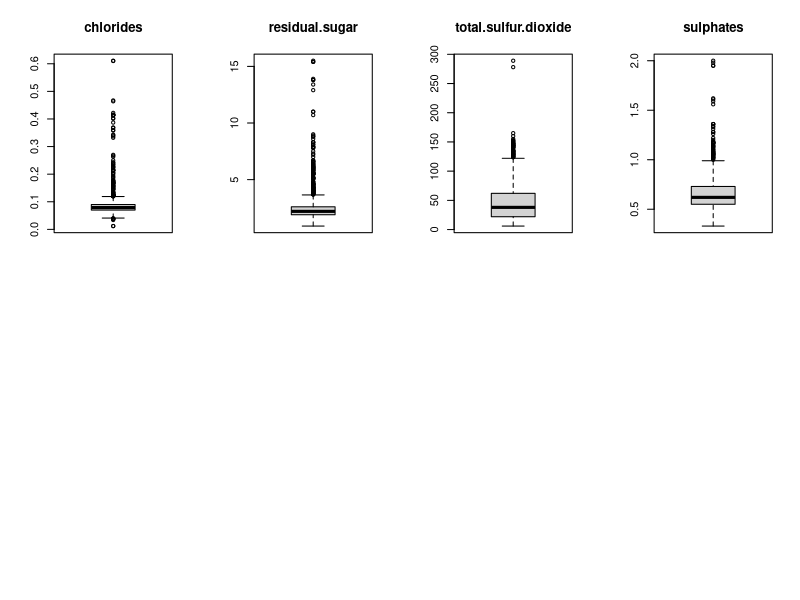
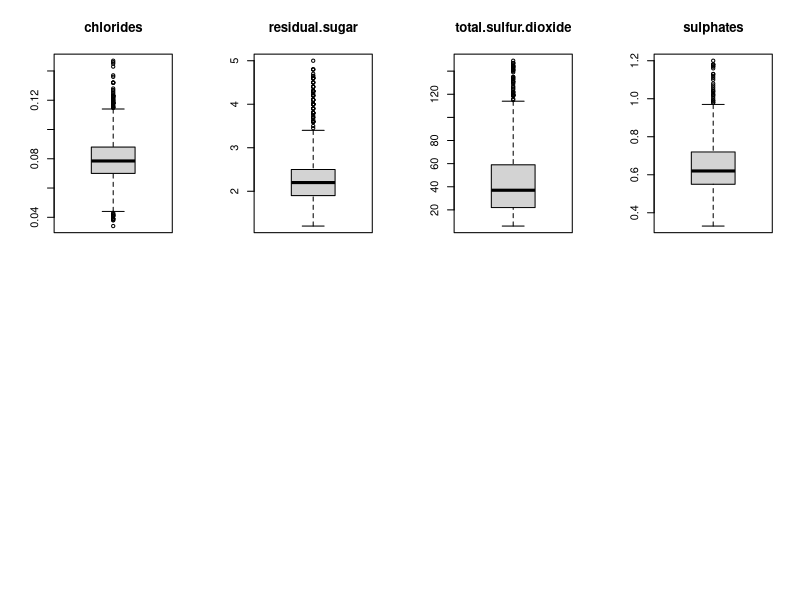
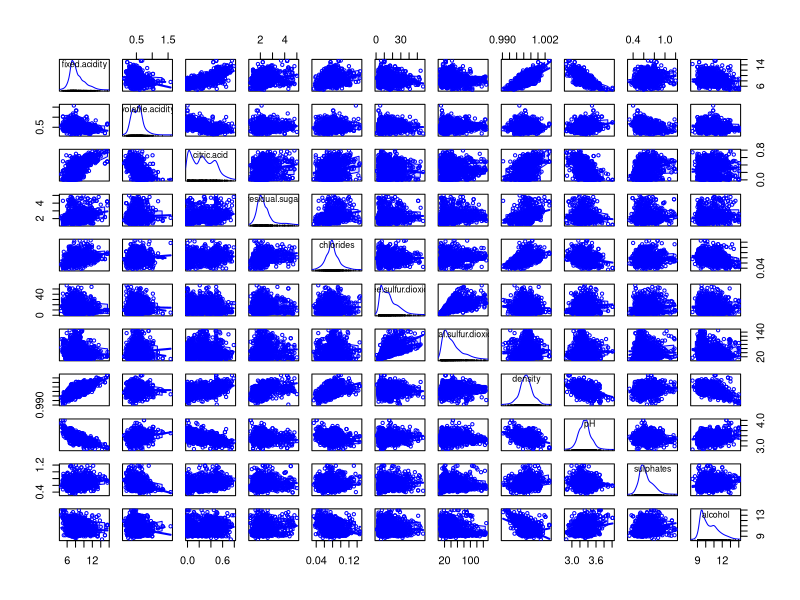
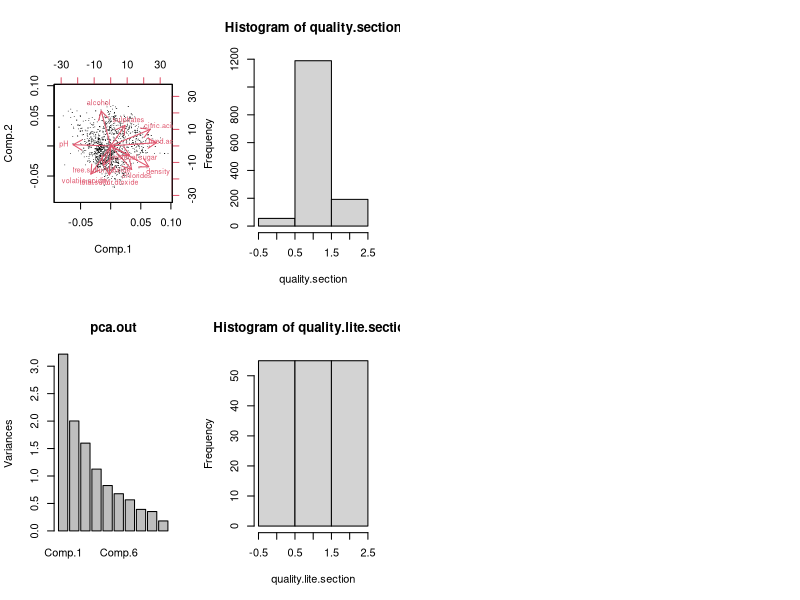

These charts were generated, in order, by the following R code:
## ---- chunk 1
X <- read.csv2("winequality-red.csv")
summary(X[,-12])
## ---- chunk 2
par(mfrow=c(2,4))

boxplot(X[,5], main = "chlorides")
a <- which(X$chlorides > 0.15 | X$chlorides < 0.02)

boxplot(X[,4], main = "residual.sugar")
b <- which(X$residual.sugar > 5 | X$residual.sugar < 1)

boxplot(X[,7], main = "total.sulfur.dioxide")
c <- which(X$total.sulfur.dioxide > 150)

boxplot(X[,10], main = "sulphates")
d <- which(X$sulphates > 1.2)

outliers <- union(union(union(a,b),c),d)

cat("Total outliers = ")
length(outliers)

cat("% Outliers = ")
length(outliers)/1599 * 100
## ---- chunk 3
X <- X[-outliers,]

par(mfrow=c(2,4))

boxplot(X[,5], main = "chlorides")
boxplot(X[,4], main = "residual.sugar")
boxplot(X[,7], main = "total.sulfur.dioxide")
boxplot(X[,10], main = "sulphates")
## ---- chunk 4
db <- X[,-12]
cor(db)
length(which(abs(cor(db)) > 0.3)) - 11
## ---- chunk 5
library(car)
library(FactoMineR)
library(ade4)
scatterplotMatrix(db)
## ---- chunk 6
pca.out <- princomp(db, cor = T)
summary(pca.out)
## ---- chunk 7
biplot(pca.out, xlabs = rep(".", nrow(db), col = "black"))
screeplot(pca.out)
## ---- chunk 8
pca.out$loadings
## ---- chunk 9
quality <- X[,12]
X <- data.matrix(db)
df <- data.frame(X[,-12])

D <- ncol(df)
N <- nrow(df)

df <- scale(df, center = TRUE, scale = TRUE)
## ---- chunk 10
## Feature extraction
quality.low <- which(quality <= 4)
quality.med <- which(4 < quality & quality < 7)
quality.high <- which(7 <= quality)

quality.section <- rep(NA, N)
quality.section[quality.low] <- 0
quality.section[quality.med] <- 1
quality.section[quality.high] <- 2

hist(quality.section,
     breaks = seq(-0.5, 2.5, by = 1))
## ---- chunk 11
library(MASS)
lda.out <- lda(quality.section ~ X)
lda.out$means
## ---- chunk 12
lda.pred <- predict(lda.out)
(lda.confusiontable <- table(quality.section, lda.pred$class))
sum(diag(lda.confusiontable))/sum(lda.confusiontable)
## ---- chunk 13
summary(as.factor(quality.section))
N.dolents <- length(which(quality.section == 0))
N.mediocres <- length(which(quality.section == 1))
N.bons <- length(which(quality.section == 2))

random.mediocres <- quality.med[floor(runif(N.dolents, 1, N.mediocres + 1))]
random.bons <- quality.high[floor(runif(N.dolents, 1, N.bons + 1))]

quality.lite.index <- c(quality.low,
                        random.mediocres,
                        random.bons)

quality.lite <- quality[quality.lite.index]
N.lite <- length(quality.lite.index)

## Feature extraction
quality.lite.low <- which(quality.lite <= 4)
quality.lite.med <- which(4 < quality.lite & quality.lite < 7)
quality.lite.high <- which(7 <= quality.lite)

quality.lite.section <- rep(NA, N.lite)
quality.lite.section[quality.lite.low] <- 0
quality.lite.section[quality.lite.med] <- 1
quality.lite.section[quality.lite.high] <- 2

X.lite <- X[quality.lite.index, ]
hist(quality.lite.section,
     breaks = seq(-0.5, 2.5, by = 1))
## ---- chunk 14
df.lite <- data.frame(X.lite)
lda.lite.out <- lda(quality.lite.section ~ ., df.lite)
lda.lite.out$means
## ---- chunk 15
lda.lite.pred <- predict(lda.lite.out)
(lda.lite.confusiontable <- table(quality.lite.section, lda.lite.pred$class))
sum(diag(lda.lite.confusiontable))/sum(lda.lite.confusiontable)
